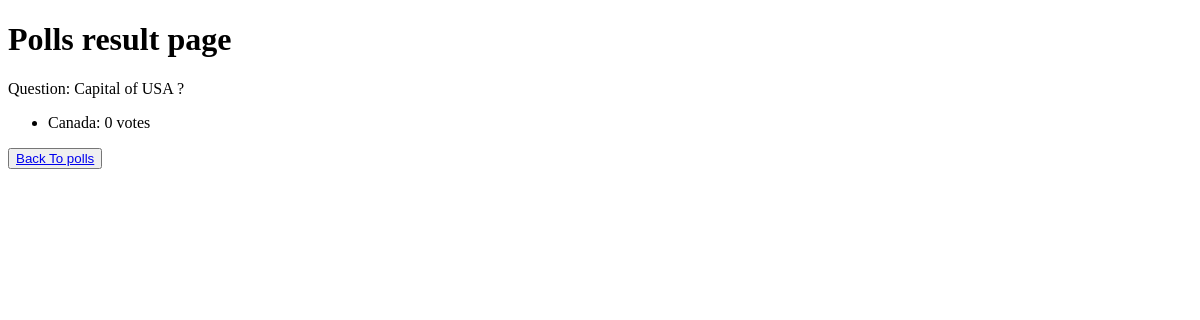
Page /polls/16/result on the earlier database version.
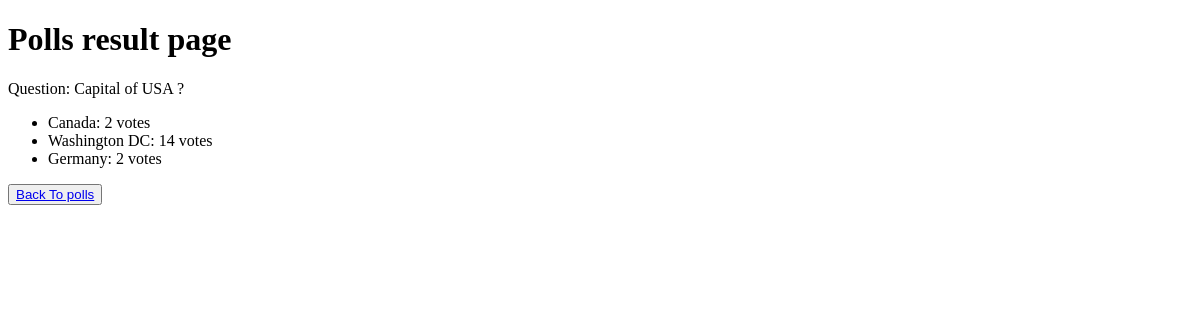
Same page on the later database version.
### polls/models.py (models this page shows, shortened)
class Choice(models.Model):
    question = models.ForeignKey(Question, on_delete=models.CASCADE)
    choice_text = models.CharField(max_length=200)
    votes = models.IntegerField(default=0)

### polls/views.py (the view)
# urls.py: path('<int:pk>/result', ResultsView.as_view(), name='result'),
class ResultsView(generic.DeleteView):
    model = Question
    template_name = 'polls/results.html'

### polls/templates/polls/results.html (shortened to what this page needs)
<!DOCTYPE html>
<html lang="en">
<head>
</head>
<body>
<h1>Polls result page</h1>
<p>Question: {{question.question_text}} ?</p>
<ul>
    {% for choice in question.choice_set.all %}
    <li> {{choice.choice_text}}:  {{choice.votes}}  vote{{ choice.votes|pluralize }}</li>
    {% endfor %}
</ul>
<button>
    <a href="{% url 'polls:polls_home' %}">Back To polls</a>
</button>
</body>
</html>

Differences in the rows shown:
changed Choice "Canada": votes "0" → "2"
added Choice: choice_text "Washington DC", votes "14"
added Choice: choice_text "Germany", votes "2"
